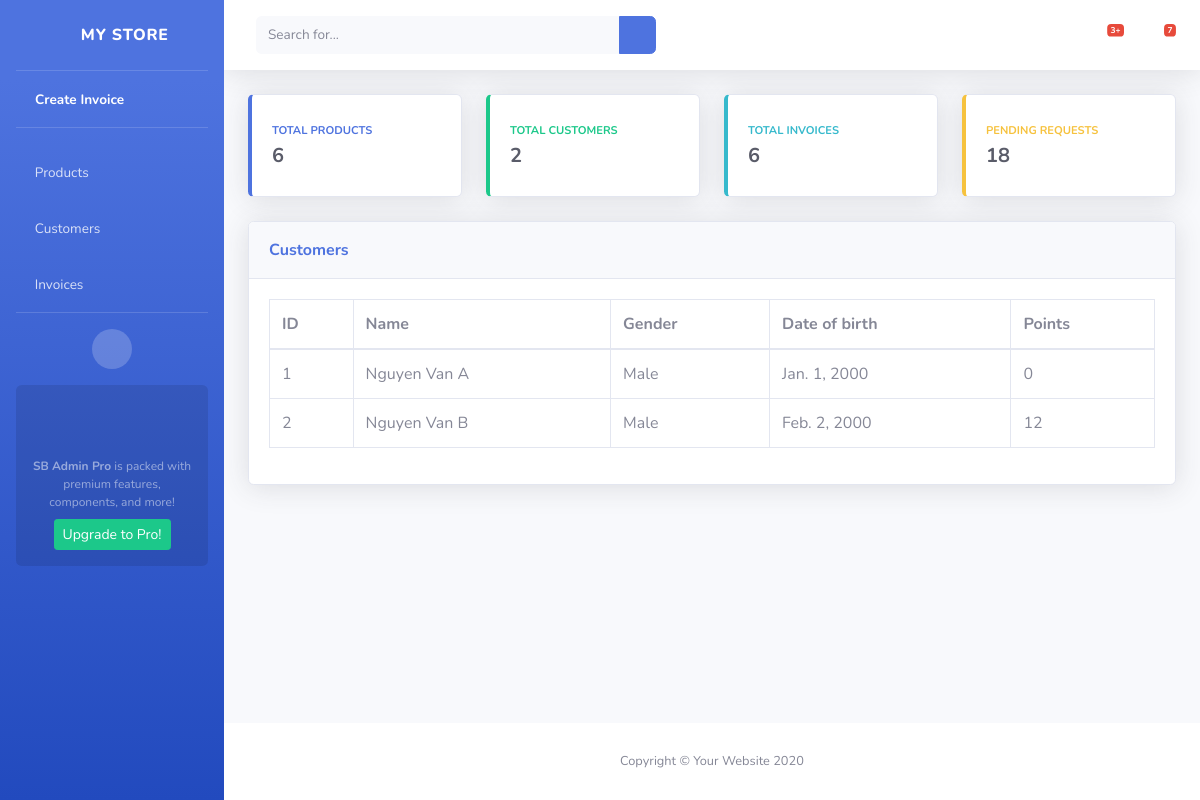
The page /view_customer/ on the database as committed earlier.
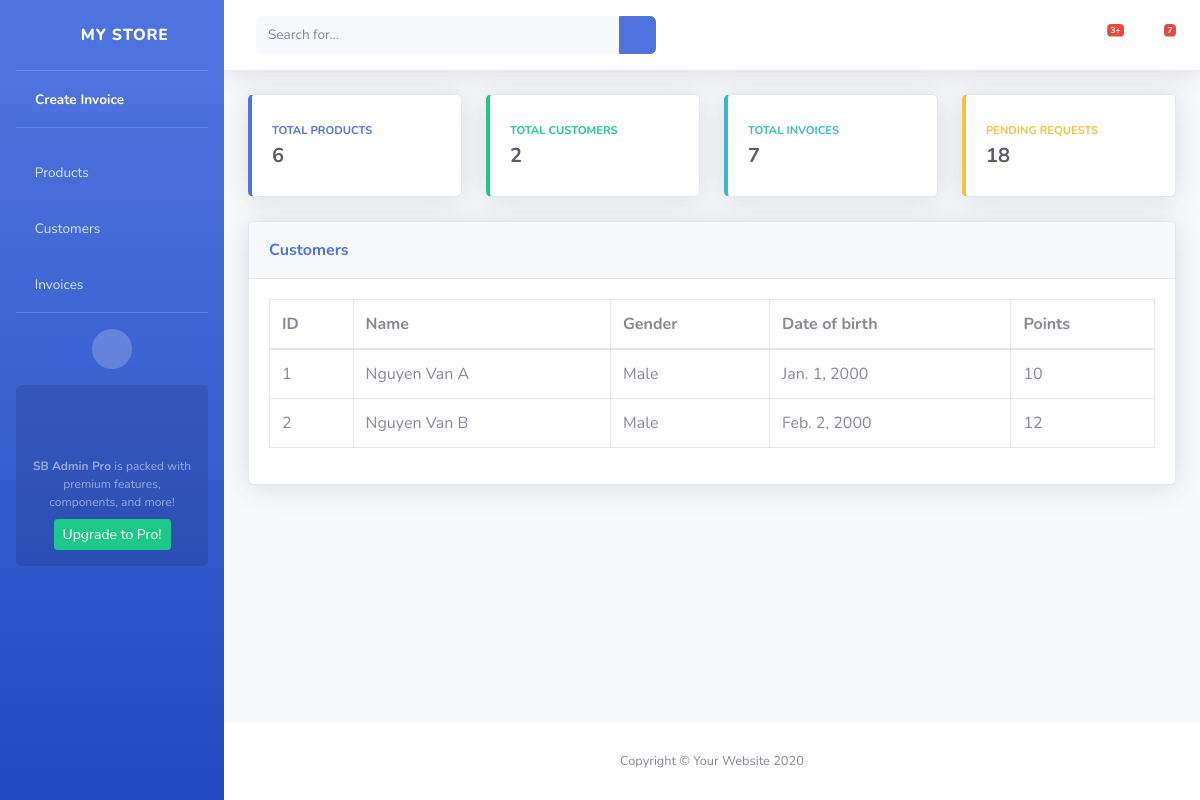
The same page on the database as committed later.
### invoice/models.py (models this page shows, shortened)
class Customer(models.Model):
    GENDER_CHOICES = (
        ('Male', 'Male'),
        ('Female', 'Female'),
        ('Others', 'Others'),
    )
    customer_name = models.CharField(max_length=255)
    customer_gender = models.CharField(max_length=50, choices=GENDER_CHOICES)
    customer_dob = models.DateField()
    customer_points = models.IntegerField(default=0)

### invoice/views.py (the view)
# urls.py: path('view_customer/', views.view_customer, name='view_customer'),
def view_customer(request):
    total_product = Product.objects.count()
    total_customer = Customer.objects.count()
    total_invoice = Invoice.objects.count()
    customer = Customer.objects.all()
    context = {
        'total_product': total_product,
        'total_customer': total_customer,
        'total_invoice': total_invoice,
        'customer': customer,
    }
    return render(request, 'invoice/view_customer.html', context)

### invoice/templates/invoice/view_customer.html
{% extends "invoice/base/base.html" %}
{% block content %}
<div class="row">
    <div class="col-xl-12 col-lg-7">
        <div class="card shadow mb-4">
            <div class="card-header py-3 d-flex flex-row align-items-center justify-content-between">
                <label class="m-0 font-weight-bold text-primary">Customers</label>
            </div>
            <div class="card-body">
                <div class="table-responsive">
                    <table class="table table-bordered" id="dataTable" width="100%" cellspacing="0">
                        <thead>
                            <tr>
                                <th>ID</th>
                                <th>Name</th>
                                <th>Gender</th>
                                <th>Date of birth</th>
                                <th>Points</th>
                            </tr>
                        </thead>
                        <tbody>
                            {% for i in customer %}
                            <tr>
                                <td>{{i.id}}</td>
                                <td>{{i.customer_name}}</td>
                                <td>{{i.customer_gender}}</td>
                                <td>{{i.customer_dob}}</td>
                                <td>{{i.customer_points}}</td>
                            </tr>
                            {% endfor %}
                        </tbody>
                    </table>
                </div>
            </div>
        </div>
    </div>
</div>
{% endblock %}

Rows that differ between the two databases and show on the page:
changed Customer "Nguyen Van A": customer_points "0" → "10"
Other text that changed with them:
{{ total_invoice }}: "6" → "7"
